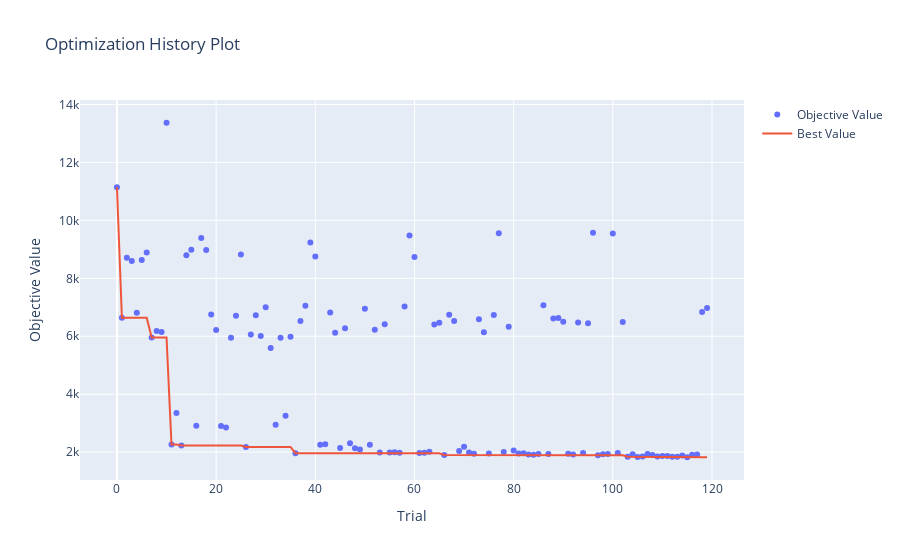

Notebook cell for this chart:
### Markdown cell above
## 5. Visualizaciones (5 puntos)

<p align="center">
  <img src="https://media.tenor.com/F-LgB1xTebEAAAAd/look-at-this-graph-nickelback.gif">
</p>


Satisfecho con su trabajo, Fiu le pregunta si es posible generar visualizaciones que permitan entender el entrenamiento de su modelo.

A partir del siguiente <a href = https://optuna.readthedocs.io/en/stable/tutorial/10_key_features/005_visualization.html#visualization>enlace</a>, genere las siguientes visualizaciones:

1. Gráfico de historial de optimización [1 punto]
2. Gráfico de coordenadas paralelas [1 punto]
3. Gráfico de importancia de hiperparámetros [1 punto]

Comente sus resultados:

4. ¿Desde qué *trial* se empiezan a observar mejoras notables en sus resultados? [0.5 puntos]
5. ¿Qué tendencias puede observar a partir del gráfico de coordenadas paralelas? [1 punto]
6. ¿Cuáles son los hiperparámetros con mayor importancia para la optimización de su modelo? [0.5 puntos]

### Code cell
# 1. Gráfico de historial de optimización 
from optuna.visualization import plot_optimization_history
print("Optuna Pruning model")
plot_optimization_history(study_optuna_pruning)
